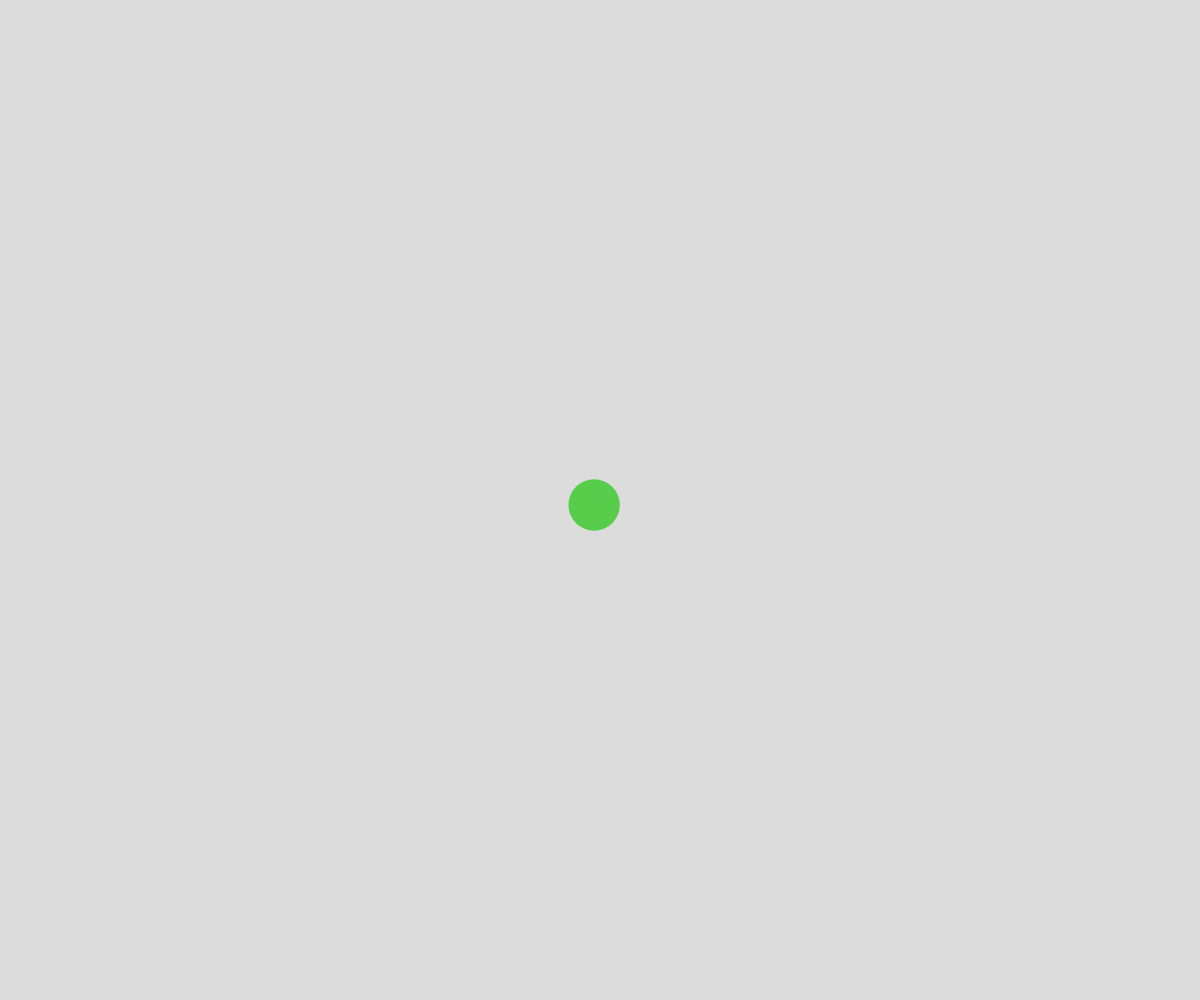
Frame 1 (no input)
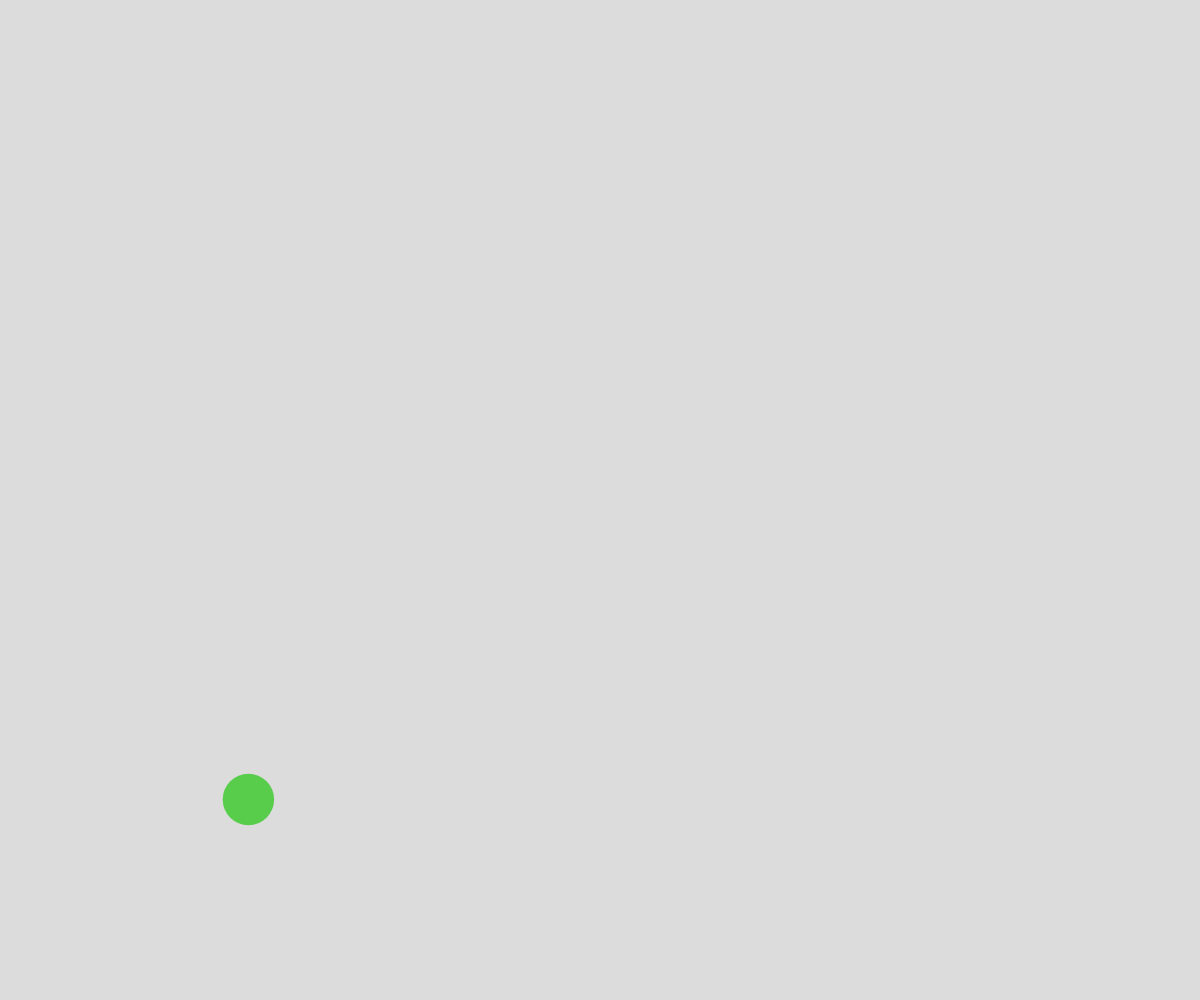
Frame 60 (no input)
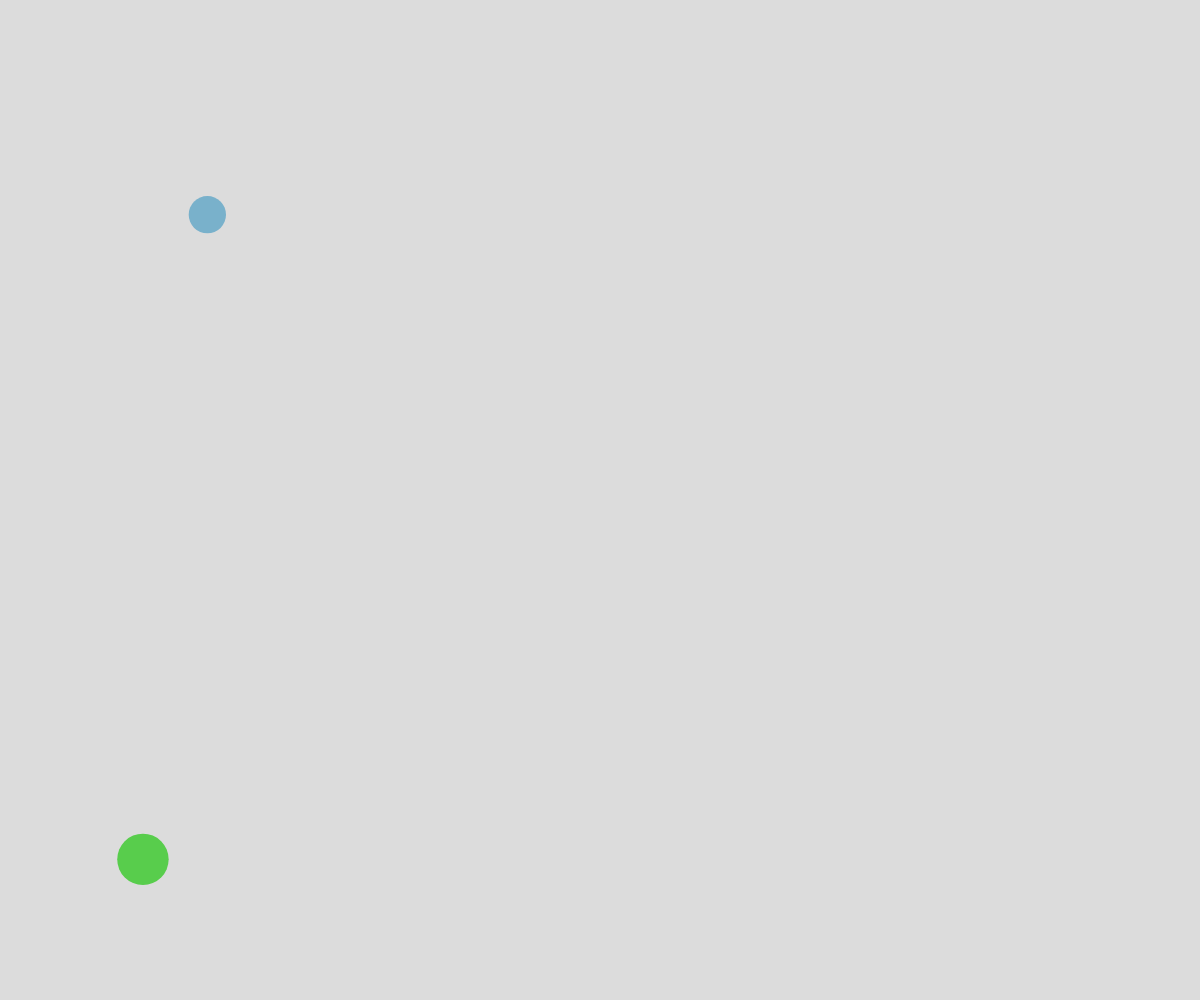
Frame 120 (the mouse pressed at the canvas centre since frame 60)

The p5.js sketch that drew these frames (run headless with seeded random() and noise() and a simulated clock; from frame 60 on, the mouse is pressed at the canvas centre):

// p5.js sketch
// ── sketch.js
// Project Title
// Your Name
// Date
//
// Extra for Experts:
// - describe what you did to take this project "above and beyond"

class Ball {
  constructor(x, y){
    this.x = x;
    this.y = y;
    this.color;
    this.radius = random(15, 30);
    this.dx = random(-10, 10);
    this.dy = random(-10, 10);
    this.r = random(255);
    this.g = random(255);
    this.b = random(255);
  }
  move(){
    this.x += this.dx;
    this.y += this.dy;

    if(this.y - this.radius < 0 || this.y + this.radius > height){
      this.dy *= -1;
    }
    if(this.x - this.radius < 0 || this.x + this.radius > width){
      this.dx *= -1;
    }
  }
  display(){
    fill(this.r, this.g, this.b);
    circle(this.x, this.y, this.radius*2);
  }
  bounce(otherBall){
    let radiSum = this.radius + otherBall.radius;
    let distanceApart = dist(this.x, this.y, otherBall.x, otherBall.y);
    if(radiSum > distanceApart){
      this.r = 255;
      this.g = 0;
      this.b = 0;
      this.dx = otherBall.dx;
      this.dy = otherBall.dy;
    }
  }

}

let ballArray = [];

function setup() {
  createCanvas(windowWidth, windowHeight);
  noStroke();
  let theBall = new Ball(width/2, height/2);
  ballArray.push(theBall);
}

function draw() {
  background(220);
  for(let someBall of ballArray){
    someBall.move();
    for(let otherBall of ballArray){
      if(someBall !== otherBall){
        someBall.bounce(otherBall);
      }
    }
    someBall.display();
  }
}

function mousePressed() {
  let theBall = new Ball(mouseX, mouseY);
  ballArray.push(theBall);
}
